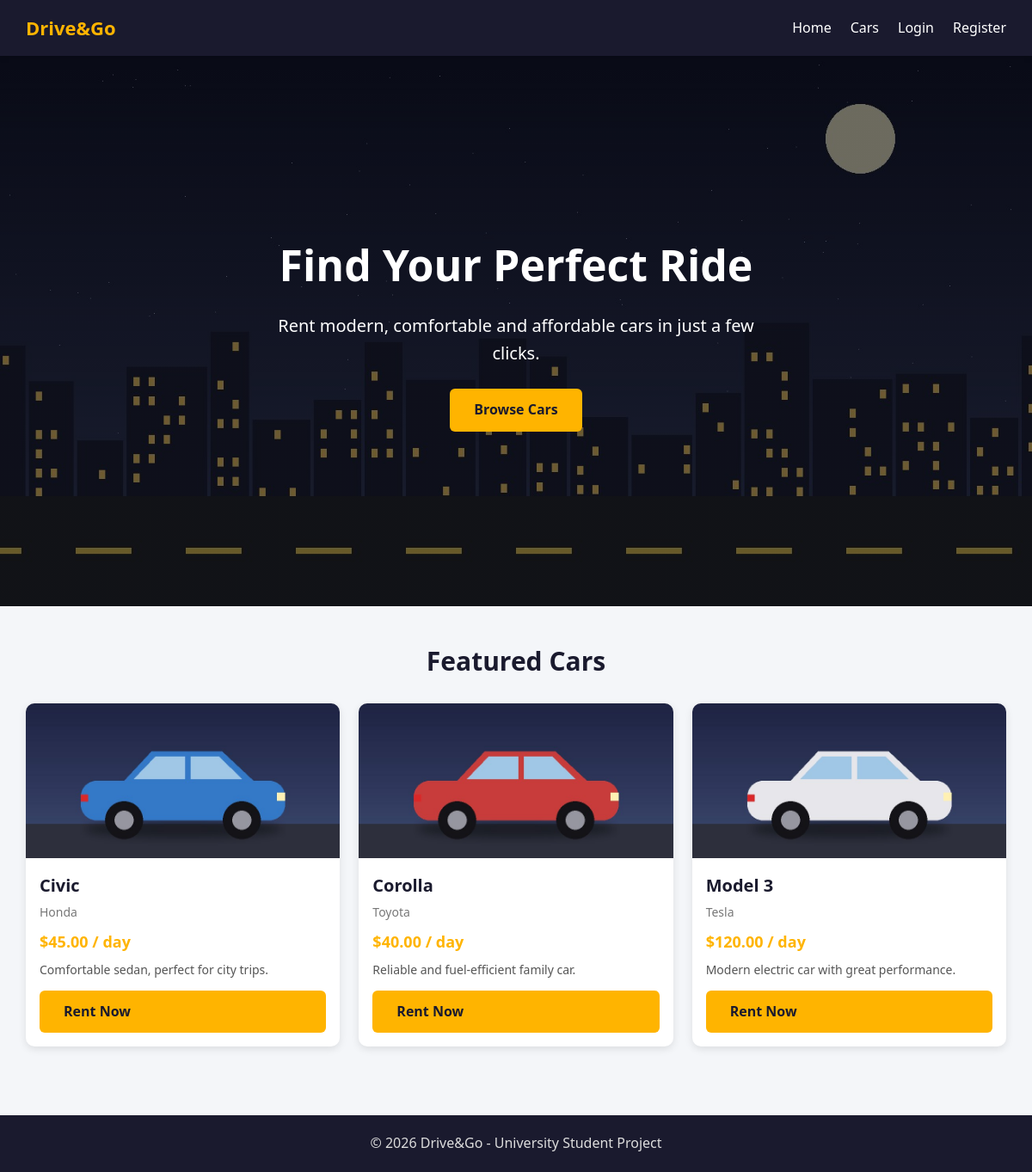
The page / on the database its author committed.
### tables this page shows
CREATE TABLE IF NOT EXISTS cars (
    car_id      INT(8) AUTO_INCREMENT PRIMARY KEY,
    name        VARCHAR(50) NOT NULL,
    brand       VARCHAR(50) NOT NULL,
    price       DECIMAL(8,2) NOT NULL,
    description TEXT,
    image       VARCHAR(100)
);

### config.php (called while the page is built, shortened)
<?php
class connection
{
    public function CNbase()
    {
        static $pdo = null;
        if ($pdo === null) {
            $dsn  = getenv('DB_DSN')  ?: 'mysql:host=localhost;dbname=car_rental;charset=utf8mb4';
            $user = getenv('DB_USER') ?: 'root';
            $pass = getenv('DB_PASS') ?: '';
            $pdo = new PDO($dsn, $user, $pass, [
                PDO::ATTR_ERRMODE            => PDO::ERRMODE_EXCEPTION,
                PDO::ATTR_DEFAULT_FETCH_MODE => PDO::FETCH_ASSOC,
                PDO::ATTR_EMULATE_PREPARES   => false,
            ]);
        }
        return $pdo;
    }
}
function e($value)
{
    return htmlspecialchars((string)$value, ENT_QUOTES, 'UTF-8');
}
?>

### car.class.php (called while the page is built, shortened)
<?php
require_once(__DIR__ . '/config.php');
class car
{
    private function db()
    {
        return (new connection())->CNbase();
    }
    function listFeatured()
    {
        return $this->db()->query("SELECT * FROM cars LIMIT 3");
    }
}
?>

### index.php (the view, shortened to what this page needs)
<?php
require_once('car.class.php');
$cars = new car();
$featured = $cars->listFeatured();
?>
<!DOCTYPE html>
<html lang="en">
<head>
    <link rel="stylesheet" href="css/style.css">
</head>
<body>
<nav class="navbar">
    <div class="logo">Drive&amp;Go</div>
    <ul>
        <li><a href="index.php">Home</a></li>
        <li><a href="cars.php">Cars</a></li>
        <?php if (isset($_SESSION['user_id'])) { ?>
            <li><a href="profile.php">Profile</a></li>
            <li><a href="logout.php">Logout</a></li>
        <?php } else { ?>
            <li><a href="login.php">Login</a></li>
            <li><a href="register.php">Register</a></li>
        <?php } ?>
    </ul>
</nav>
<section class="hero">
    <h1>Find Your Perfect Ride</h1>
    <p>Rent modern, comfortable and affordable cars in just a few clicks.</p>
    <a href="cars.php" class="btn">Browse Cars</a>
</section>
<h2 class="section-title">Featured Cars</h2>
<div class="cars-grid">
<?php
foreach ($featured as $row) {
    echo "<div class='car-card'>";
    echo "  <img src='images/".e($row['image'])."' alt='".e($row['name'])."'>";
    echo "  <div class='car-info'>";
    echo "    <h3>".e($row['name'])."</h3>";
    echo "    <div class='brand'>".e($row['brand'])."</div>";
    echo "    <div class='price'>$".e($row['price'])." / day</div>";
    echo "    <p class='desc'>".e($row['description'])."</p>";
    echo "    <a href='rent.php?id=".e($row['car_id'])."' class='btn'>Rent Now</a>";
    echo "  </div>";
    echo "</div>";
}
?>
</div>
<footer class="footer">
    &copy; <?php echo date('Y'); ?> Drive&amp;Go - University Student Project
</footer>
</body>
</html>

### css/style.css (style rules this page uses)
* { margin: 0; padding: 0; box-sizing: border-box; }
body { font-family: "Segoe UI", Tahoma, Arial, sans-serif; background-color: #f4f6f9; color: #222; line-height: 1.6; }
a { text-decoration: none; color: inherit; }
.navbar { background-color: #1a1a2e; color: #fff; padding: 15px 30px; display: flex; justify-content: space-between; align-items: center; position: sticky; top: 0; z-index: 10; box-shadow: 0 2px 6px rgba(0,0,0,0.15); }
.navbar .logo { font-size: 22px; font-weight: bold; color: #ffb400; }
.navbar ul { list-style: none; display: flex; gap: 22px; }
.navbar ul li a { color: #fff; font-weight: 500; transition: color 0.2s; }
.hero { height: 80vh; background: linear-gradient(rgba(0,0,0,0.55), rgba(0,0,0,0.55)), url("../images/hero.jpg") center/cover no-repeat; color: #fff; display: flex; flex-direction: column; justify-content: center; align-items: center; text-align: center; padding: 0 20px; }
.hero h1 { font-size: 50px; margin-bottom: 15px; }
.hero p { font-size: 20px; max-width: 600px; margin-bottom: 25px; }
.btn { display: inline-block; background-color: #ffb400; color: #1a1a2e; padding: 12px 28px; border-radius: 6px; font-weight: bold; border: none; cursor: pointer; transition: background-color 0.2s, transform 0.2s; }
.section-title { text-align: center; margin: 40px 0 25px 0; font-size: 30px; color: #1a1a2e; }
.cars-grid { display: grid; grid-template-columns: repeat(auto-fit, minmax(260px, 1fr)); gap: 22px; padding: 0 30px 40px 30px; max-width: 1200px; margin: 0 auto; }
.car-card { background-color: #fff; border-radius: 10px; overflow: hidden; box-shadow: 0 3px 10px rgba(0,0,0,0.1); transition: transform 0.2s, box-shadow 0.2s; display: flex; flex-direction: column; }
.car-card img { width: 100%; height: 180px; object-fit: cover; background-color: #ddd; }
.car-card .car-info { padding: 16px; display: flex; flex-direction: column; flex: 1; }
.car-card h3 { font-size: 20px; margin-bottom: 4px; color: #1a1a2e; }
.car-card .brand { color: #777; margin-bottom: 8px; font-size: 14px; }
.car-card .price { font-size: 18px; color: #ffb400; font-weight: bold; margin-bottom: 8px; }
.car-card p.desc { font-size: 14px; color: #555; flex: 1; margin-bottom: 12px; }
.footer { background-color: #1a1a2e; color: #ddd; text-align: center; padding: 20px; margin-top: 40px; }

### rows shown on the page
cars: image (picture), name "Civic", brand "Honda", price "45.00", description "Comfortable sedan, perfect for city trips."
cars: image (picture), name "Corolla", brand "Toyota", price "40.00", description "Reliable and fuel-efficient family car."
cars: image (picture), name "Model 3", brand "Tesla", price "120.00", description "Modern electric car with great performance."
